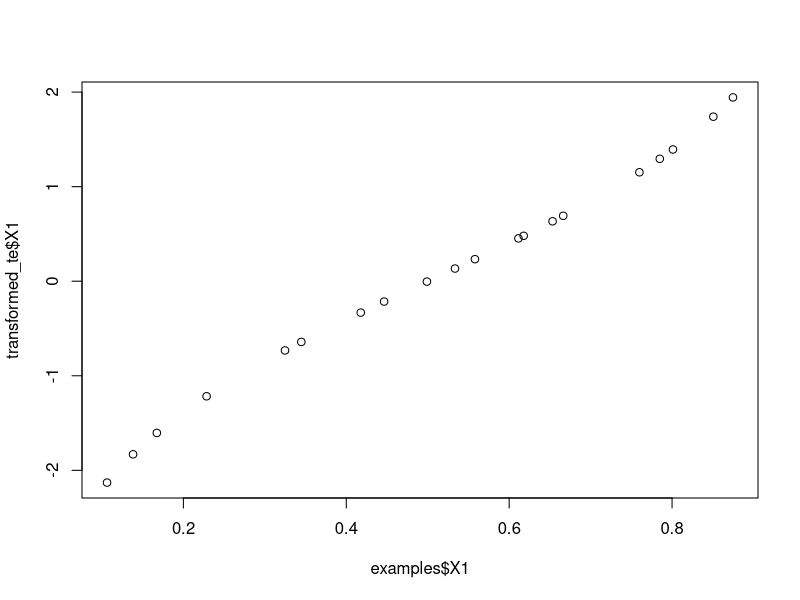

The R script that drew this image:
# r2py crawler metadata
# package: recipes
# source_type: rd_example
# topic: step_logit.Rd
# source_file: C:\Users\bened\AppData\Local\R\win-library\4.5\recipes\help
# lines: 17

suppressPackageStartupMessages(library(recipes))
set.seed(313)
examples <- matrix(runif(40), ncol = 2)
examples <- data.frame(examples)

rec <- recipe(~ X1 + X2, data = examples)

logit_trans <- rec |>
  step_logit(all_numeric_predictors())

logit_obj <- prep(logit_trans, training = examples)

transformed_te <- bake(logit_obj, examples)
plot(examples$X1, transformed_te$X1)

tidy(logit_trans, number = 1)
tidy(logit_obj, number = 1)
